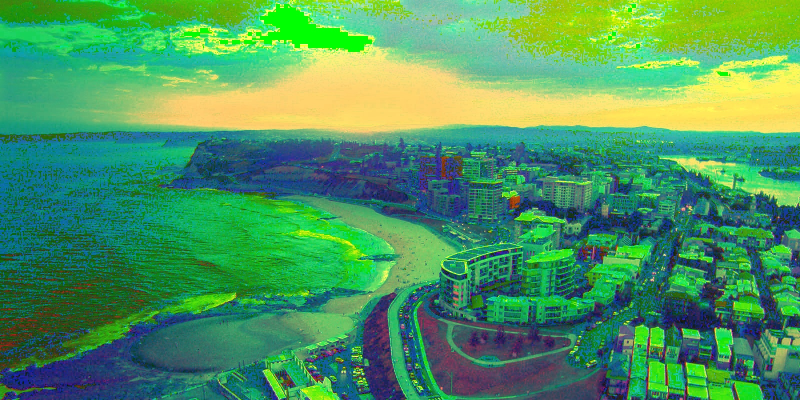
#> input picture imageHSI-1.jpeg, 1600 x 800 px (shown at 1/2 size)
$ python apply_geometric_transformations.py --input_image imageHSI-1.jpeg
#> lines starting #> are read from the running program, lines starting #| are printed output that depends on the picture; long printed decimals are rounded
"""
apply_geometric_transformations.py
This script reads and visualises an image that is specified by user using the Linux command line and applies geometric tranformations to this image.

Authors: Alberto Castro Villasana , Ana Bárbara Quintero, Héctor Camacho Zamora
Organisation: UDEM
First created on Friday 06 February 2024
"""

import cv2
import numpy as np
import argparse

def parse_user_data():
    parser = argparse.ArgumentParser()
    parser.add_argument('--input_image', type=str, required=True, help="Specified input image url or location")
    args = parser.parse_args()
    return args

def load_image(filename):
#> called with filename = 'imageHSI-1.jpeg'
    img = cv2.imread(filename)
#> img is the input picture: shape (800, 1600, 3); mean B, G, R 95.5, 150.8, 75.8
    if img is None:
        print(f"ERROR! - Image {filename} could not be read")
    return img

def apply_rotation(img):
    height, width = img.shape[:2]
#> height = 800; width = 1600
    ang = 45
    #// divide y redondea
    center = (width // 2, height // 2)
#> center = (800, 400)
    #Devuelve una matriz de transformacion 2x3
    rotation_mtx = cv2.getRotationMatrix2D(center, ang, 1.0)
    print(rotation_mtx)
#| [[  0.7071   0.7071 -48.528]
#|  [ -0.7071   0.7071 682.843]]
    img_rotated = cv2.warpAffine(img, rotation_mtx, (width, height))
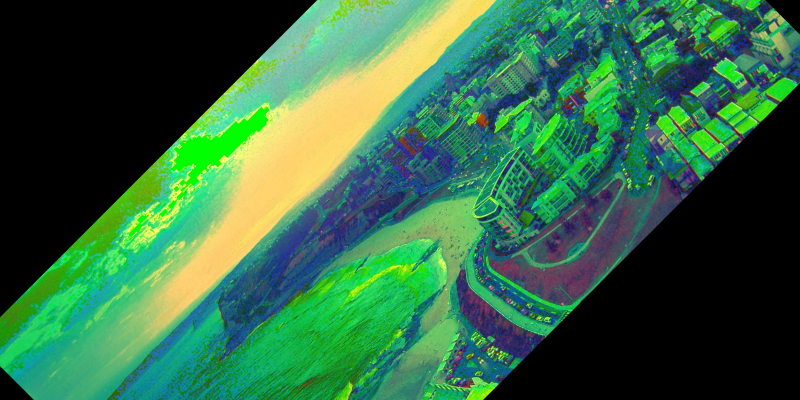
#> img_rotated: shape (800, 1600, 3) (shown at 1/2 size); mean B, G, R 67.6, 103.6, 51.2

    return img_rotated

def apply_translation(img):
    M = np.float32([[1, 0, 50], [0, 1, 0]])  # Shift 50 pixels to the right
    img_translated = cv2.warpAffine(img, M, (img.shape[1], img.shape[0]))
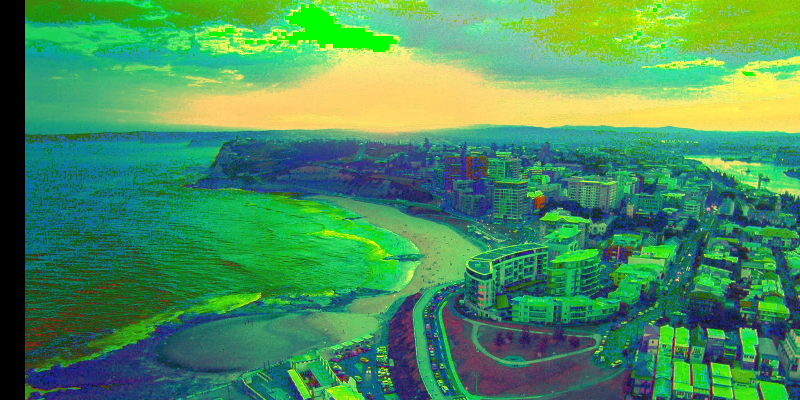
#> img_translated: shape (800, 1600, 3) (shown at 1/2 size); mean B, G, R 92.7, 145.8, 72.7
    return img_translated

def apply_reflection(img):
    img_reflected = cv2.flip(img, 1)  # Flip horizontally
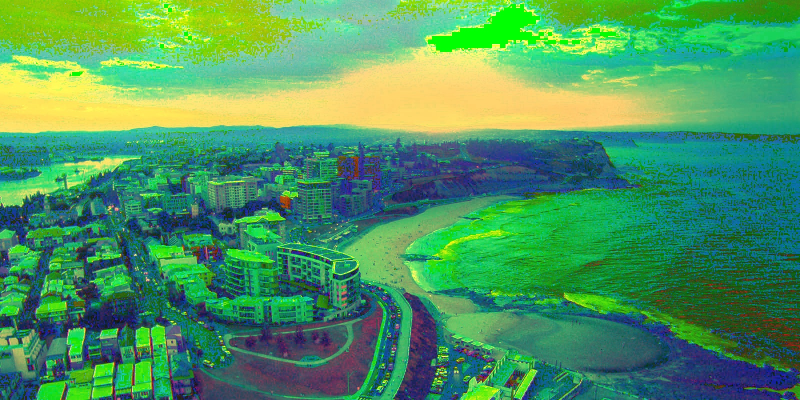
#> img_reflected: shape (800, 1600, 3) (shown at 1/2 size); mean B, G, R 95.5, 150.8, 75.8
    return img_reflected

def visualise_image(img, title):
#> called with title = 'Input image'
    width, height = 300, 300  # Por ejemplo, 200x200 píxeles para cada imagen

    # Redimensiona las imágenes
    img = cv2.resize(img, (width, height))
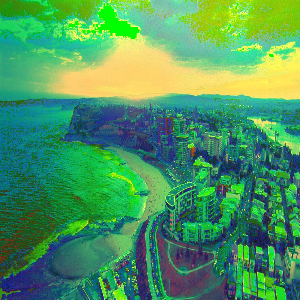
#> img: shape (300, 300, 3); mean of channels 0, 1, 2 95.4, 150.7, 75.7; drawn as B, G, R

    cv2.imshow(title, img)
    cv2.waitKey(0)

def visualise_combined_image(images, titles, window_title="Combined Image"):
    # Decide el tamaño deseado para cada imagen
    width, height = 200, 200  # Por ejemplo, 200x200 píxeles para cada imagen

    # Redimensiona las imágenes
    resized_images = [cv2.resize(img, (width, height)) for img in images]

    # Combina las imágenes horizontalmente
    combined_image = np.hstack(resized_images)

    # Muestra la imagen combinada
    cv2.imshow(window_title, combined_image)
    cv2.waitKey(0)
    cv2.destroyAllWindows()

def close_windows():
    cv2.destroyAllWindows()

def run_pipeline():
    args = parse_user_data()
    img = load_image(args.input_image)

    img_rotated = apply_rotation(img)
    img_translated = apply_translation(img)
    img_reflected = apply_reflection(img)

    visualise_image(img, 'Input image')
    visualise_image(img_rotated, 'Rotated image')
#> call 2 of visualise_image, with title = 'Rotated image'
#> in visualise_image (call 2), `img = cv2.resize(img, (width, height))`:
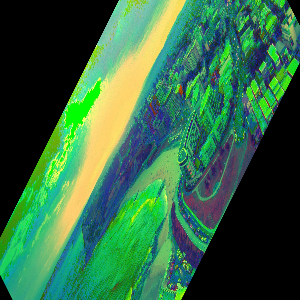
#> img: shape (300, 300, 3); mean of channels 0, 1, 2 67.5, 103.6, 51.1; drawn as B, G, R
    visualise_image(img_translated, 'Translated image')
#> call 3 of visualise_image, with title = 'Translated image'
#> in visualise_image (call 3), `img = cv2.resize(img, (width, height))`:
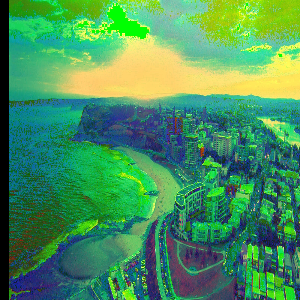
#> img: shape (300, 300, 3); mean of channels 0, 1, 2 92.6, 145.7, 72.6; drawn as B, G, R
    visualise_image(img_reflected, 'Reflected image')
#> call 4 of visualise_image, with title = 'Reflected image'
#> in visualise_image (call 4), `img = cv2.resize(img, (width, height))`:
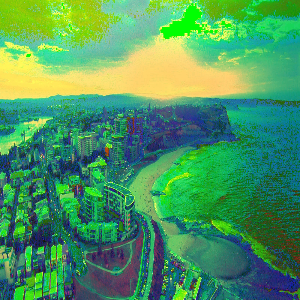
#> img: shape (300, 300, 3); mean of channels 0, 1, 2 95.4, 150.7, 75.7; drawn as B, G, R

    """
    # Combina y visualiza las imágenes
    #images = [img, img_rotated, img_translated, img_reflected]
    #titles = ['Input image', 'Rotated image', 'Translated image', 'Reflected image']
    #visualise_combined_image(images, titles)
    """

    close_windows()
    print('Program finished!\n')

if __name__ == "__main__":
    run_pipeline()

$ run again, on newcastle-beach.jpeg
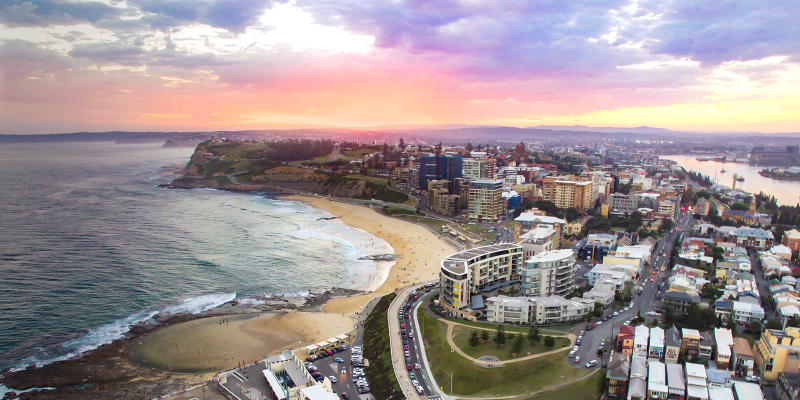
#> input picture newcastle-beach.jpeg, 1600 x 800 px (shown at 1/2 size)
#> in load_image, img is the input picture: shape (800, 1600, 3); mean B, G, R 147.5, 145.6, 156.9
#| [[  0.7071   0.7071 -48.528]
#|  [ -0.7071   0.7071 682.843]]
#> in apply_reflection, `img_reflected = cv2.flip(img, 1)`:
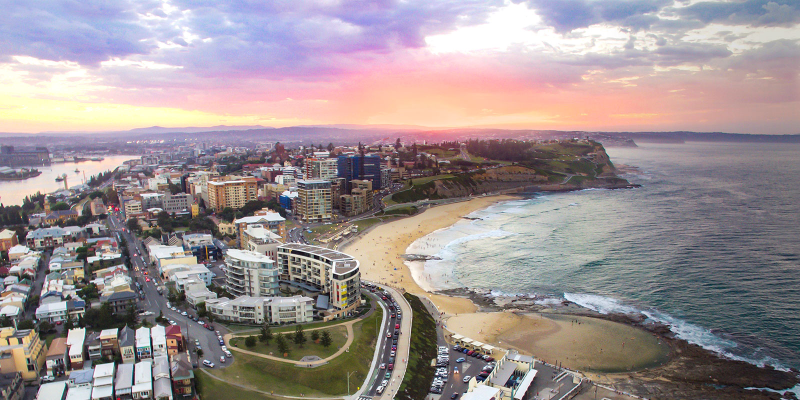
#> img_reflected: shape (800, 1600, 3) (shown at 1/2 size); mean B, G, R 147.5, 145.6, 156.9
#> img: shape (300, 300, 3)
#> in visualise_image (call 4), `img = cv2.resize(img, (width, height))`:
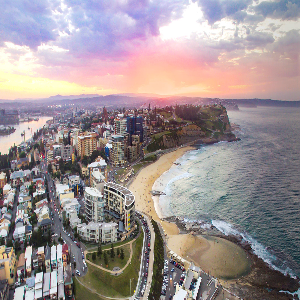
#> img: shape (300, 300, 3); mean of channels 0, 1, 2 147.4, 145.5, 156.8; drawn as B, G, R
